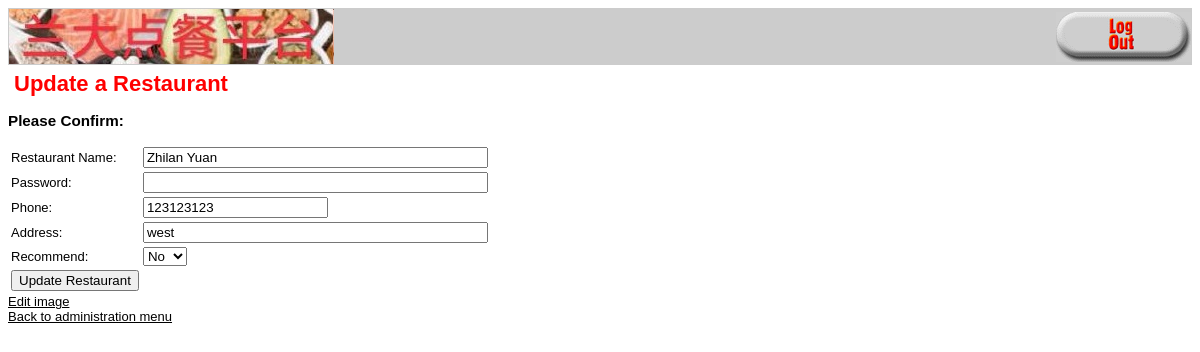
The page /edit_merchant_form.php?catid=1 (signed in) on the database its author committed.
### tables this page shows
CREATE TABLE `merchants` (
  `catid` int(10) UNSIGNED NOT NULL,
  `catname` char(60) NOT NULL,
  `phone` char(20) DEFAULT NULL,
  `address` char(100) DEFAULT NULL,
  `recommend` int(10) UNSIGNED DEFAULT NULL,
  `password` char(40) NOT NULL
);

### food_fns.php (called while the page is built, shortened)
<?php
function get_merchant_details($catid)
{
  $conn = db_connect();
  $query = "select * from merchants where catid='" . $conn->real_escape_string($catid) . "'";
  $result = @$conn->query($query);
  $result = @$result->fetch_assoc();
  return $result;
}

### user_auth_fns.php (called while the page is built, shortened)
<?php
function check_admin_user() {
  if (isset($_SESSION['admin_user'])) {
    return true;
  } else {
    return false;
  }
}

### admin_fns.php (the view, shortened to what this page needs)
<?php
function display_merchant_form($merchant = '')
{
  $edit = is_array($merchant);
?>
  <h3>Please Confirm:</h3>
  <form method="post" action="<?php echo $edit ? 'edit_merchant.php' : 'insert_merchant.php'; ?>">
    <table border="0">
      <tr>
        <td>Restaurant Name:</td>
        <td><input type="text" name="catname" size="40" maxlength="40" value="<?php echo htmlspecialchars($edit ? $merchant['catname'] : ''); ?>" /></td>
      </tr>
      <?php
      if(check_admin_user()){
      ?>
      <tr>
        <td>Password:</td>
        <td><input type="password" name="password" size="40" maxlength="40" value="" /></td>
      </tr>
      <?php
      }
      ?>
      <tr>
        <td>Phone:</td>
        <td><input type="number" name="phone" size="40" maxlength="40" value="<?php echo htmlspecialchars($edit ? $merchant['phone'] : ''); ?>" /></td>
      </tr>
      <tr>
        <td>Address:</td>
        <td><input type="text" name="address" size="40" maxlength="40" value="<?php echo htmlspecialchars($edit ? $merchant['address'] : ''); ?>" /></td>
      </tr>
      <?php
      if (check_admin_user()) {
      ?>
      <tr>
        <td>Recommend:</td>
        <td><select name="recommend">
            <option value ="0" <?php if ($edit) if($merchant['recommend']==0) echo "selected"; ?>>No</option>
          </select></td>
      </tr>
      <?php
      }
      ?>
      <tr>
        <td <?php if (!$edit) {
              echo "colspan=2";
            } ?> align="center">
          <input type="submit" value="<?php echo $edit ? 'Update' : 'Add'; ?> Restaurant" />
  </form>
<?php
}
?>

### output_fns.php (style rules this page uses)
body { font-family: Arial, Helvetica, sans-serif; font-size: 13px }
li, td { font-family: Arial, Helvetica, sans-serif; font-size: 13px }

### rows shown on the page
merchants: catname "Zhilan Yuan", phone "123123123", address "west", recommend "No"

### other values the page prints
$heading "Update a Restaurant"
$name "Edit image Back to administration menu"
